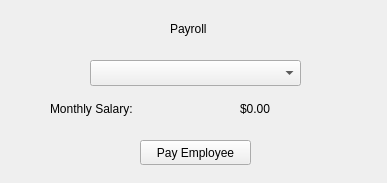
<?xml version="1.0" encoding="UTF-8"?>
<ui version="4.0">
 <class>Form</class>
 <widget class="QWidget" name="Form">
  <property name="geometry">
   <rect>
    <x>0</x>
    <y>0</y>
    <width>387</width>
    <height>183</height>
   </rect>
  </property>
  <property name="windowTitle">
   <string>Form</string>
  </property>
  <widget class="QLabel" name="label">
   <property name="geometry">
    <rect>
     <x>170</x>
     <y>20</y>
     <width>61</width>
     <height>17</height>
    </rect>
   </property>
   <property name="text">
    <string>Payroll</string>
   </property>
  </widget>
  <widget class="QPushButton" name="submit_btn">
   <property name="geometry">
    <rect>
     <x>140</x>
     <y>140</y>
     <width>111</width>
     <height>25</height>
    </rect>
   </property>
   <property name="text">
    <string>Pay Employee</string>
   </property>
  </widget>
  <widget class="QComboBox" name="employee_cb">
   <property name="geometry">
    <rect>
     <x>90</x>
     <y>60</y>
     <width>211</width>
     <height>26</height>
    </rect>
   </property>
   <property name="editable">
    <bool>false</bool>
   </property>
  </widget>
  <widget class="QLabel" name="monthly_salary_label">
   <property name="geometry">
    <rect>
     <x>240</x>
     <y>100</y>
     <width>141</width>
     <height>17</height>
    </rect>
   </property>
   <property name="text">
    <string>$0.00</string>
   </property>
  </widget>
  <widget class="QLabel" name="label_3">
   <property name="geometry">
    <rect>
     <x>50</x>
     <y>100</y>
     <width>141</width>
     <height>17</height>
    </rect>
   </property>
   <property name="text">
    <string>Monthly Salary:</string>
   </property>
  </widget>
 </widget>
 <resources/>
 <connections/>
</ui>
